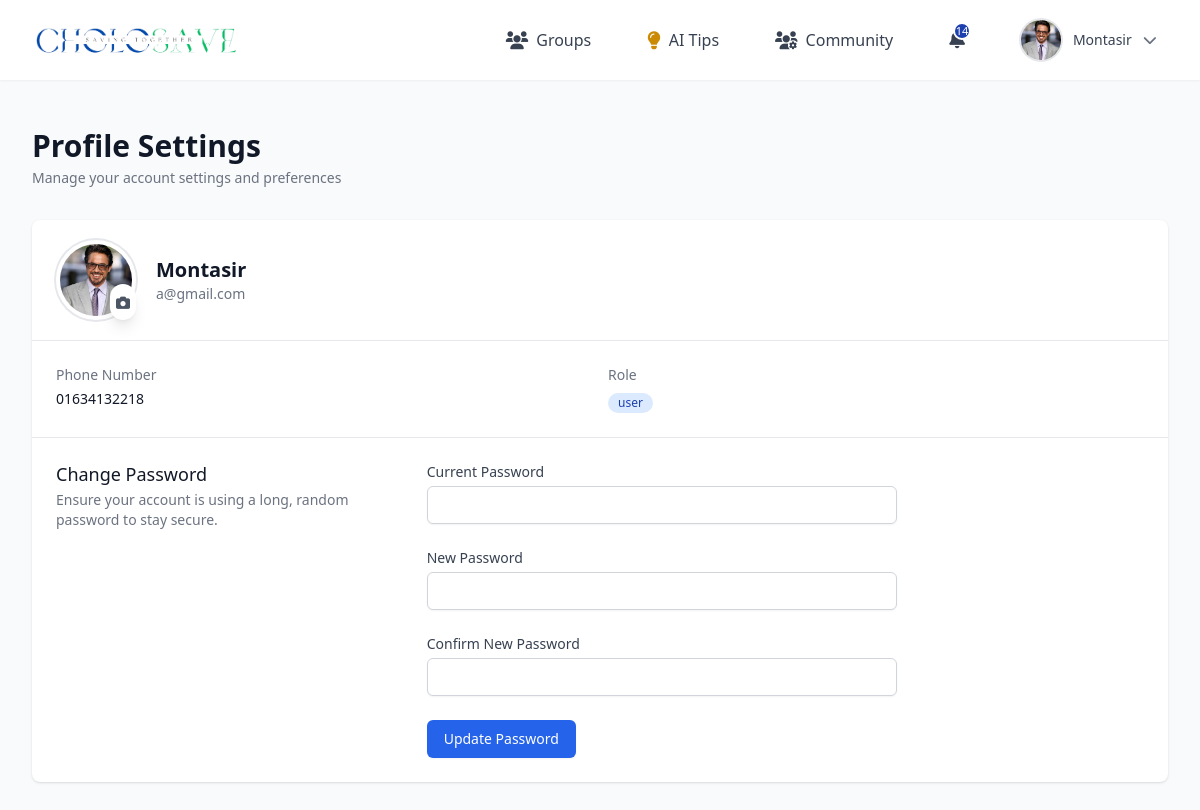
The app's page /profile.php (signed in) with its own data.
### tables this page shows
CREATE TABLE `users` (
  `id` int(11) NOT NULL,
  `name` varchar(255) DEFAULT NULL,
  `email` varchar(255) DEFAULT NULL,
  `phone_number` varchar(255) DEFAULT NULL,
  `password` varchar(255) DEFAULT NULL,
  `role` enum('user','group_admin','admin') DEFAULT 'user',
  `created_at` timestamp NOT NULL DEFAULT current_timestamp(),
  `profile_picture` varchar(255) NOT NULL,
  `otp` varchar(6) DEFAULT NULL,
  `otp_expiry` datetime DEFAULT NULL
);

### profile.php (the view, shortened to what this page needs)
<?php
include 'db.php';
include 'includes/header2.php';
$user_id = $_SESSION['user_id'];
$query = "SELECT id, name, email, role, phone_number, profile_picture FROM users WHERE id = ?";
$stmt = $conn->prepare($query);
$stmt->bind_param("i", $user_id);
$stmt->execute();
$result = $stmt->get_result();
$user = $result->fetch_assoc();
?>
<!DOCTYPE html>
<html lang="en">
<head>
    <script src="https://cdn.tailwindcss.com"></script>
    <link rel="stylesheet" href="https://cdnjs.cloudflare.com/ajax/libs/font-awesome/6.0.0/css/all.min.css">
</head>
<body class="bg-gray-50">
    <div class="min-h-screen py-12 sm:px-6 lg:px-8">
        <div class="max-w-7xl mx-auto">
            <div class="md:flex md:items-center md:justify-between mb-8 px-4 sm:px-0">
                <div class="flex-1 min-w-0">
                    <h2 class="text-2xl font-bold leading-7 text-gray-900 sm:text-3xl sm:truncate">Profile Settings</h2>
                    <p class="mt-1 text-sm text-gray-500">Manage your account settings and preferences</p>
                </div>
            </div>
            <div class="bg-white shadow overflow-hidden sm:rounded-lg">
                <div class="border-b border-gray-200 px-4 py-5 sm:px-6">
                    <div class="flex items-center space-x-5">
                        <div class="relative">
                            <div class="w-20 h-20 rounded-full overflow-hidden bg-gray-100 border-4 border-white ring-2 ring-gray-200">
                                <?php if (!empty($user['profile_picture']) && file_exists('uploads/profile/' . $user['profile_picture'])): ?>
                                    <img src="uploads/profile/<?php echo htmlspecialchars($user['profile_picture']); ?>"
                                         alt="Profile Picture"
                                         class="w-full h-full object-cover">
                                <?php else: ?>
                                    <div class="w-full h-full flex items-center justify-center bg-gray-50">
                                        <i class="fas fa-user text-2xl text-gray-400"></i>
                                    </div>
                                <?php endif; ?>
                            </div>
                            <label for="profile_picture"
                                   class="absolute bottom-0 right-0 bg-white rounded-full p-1.5 shadow-lg cursor-pointer hover:bg-gray-50">
                                <i class="fas fa-camera text-gray-600 text-sm"></i>
                            </label>
                        </div>
                        <div>
                            <h3 class="text-xl font-semibold text-gray-900"><?php echo htmlspecialchars($user['name']); ?></h3>
                            <p class="text-sm text-gray-500"><?php echo htmlspecialchars($user['email']); ?></p>
                        </div>
                    </div>
                </div>
                <div class="px-4 py-5 sm:p-6">
                    <dl class="grid grid-cols-1 gap-x-4 gap-y-6 sm:grid-cols-2">
                        <div class="sm:col-span-1">
                            <dt class="text-sm font-medium text-gray-500">Phone Number</dt>
                            <dd class="mt-1 text-sm text-gray-900"><?php echo htmlspecialchars($user['phone_number']); ?></dd>
                        </div>
                        <div class="sm:col-span-1">
                            <dt class="text-sm font-medium text-gray-500">Role</dt>
                            <dd class="mt-1">
                                <span class="inline-flex items-center px-2.5 py-0.5 rounded-full text-xs font-medium bg-blue-100 text-blue-800">
                                    <?php echo htmlspecialchars($user['role']); ?>
                                </span>
                            </dd>
                        </div>
                    </dl>
                </div>
                <div class="border-t border-gray-200 px-4 py-5 sm:p-6">
                    <div class="md:grid md:grid-cols-3 md:gap-6">
                        <div class="md:col-span-1">
                            <h3 class="text-lg font-medium leading-6 text-gray-900">Change Password</h3>
                            <p class="mt-1 text-sm text-gray-500">Ensure your account is using a long, random password to stay secure.</p>
                        </div>
                        <div class="mt-5 md:mt-0 md:col-span-2">
                            <form method="POST">
                                <div class="grid grid-cols-6 gap-6">
                                    <div class="col-span-6 sm:col-span-4">
                                        <label for="current_password" class="block text-sm font-medium text-gray-700">Current Password</label>
                                        <input type="password"
                                               name="current_password"
                                               id="current_password"
                                               required
                                               class="mt-1 block w-full border border-gray-300 rounded-md shadow-sm py-2 px-3 focus:outline-none focus:ring-blue-500 focus:border-blue-500 sm:text-sm">
                                    </div>
                                    <div class="col-span-6 sm:col-span-4">
                                        <label for="new_password" class="block text-sm font-medium text-gray-700">New Password</label>
                                        <input type="password"
                                               name="new_password"
                                               id="new_password"
                                               required
                                               class="mt-1 block w-full border border-gray-300 rounded-md shadow-sm py-2 px-3 focus:outline-none focus:ring-blue-500 focus:border-blue-500 sm:text-sm">
                                    </div>
                                    <div class="col-span-6 sm:col-span-4">
                                        <label for="confirm_password" class="block text-sm font-medium text-gray-700">Confirm New Password</label>
                                        <input type="password"
                                               name="confirm_password"
                                               id="confirm_password"
                                               required
                                               class="mt-1 block w-full border border-gray-300 rounded-md shadow-sm py-2 px-3 focus:outline-none focus:ring-blue-500 focus:border-blue-500 sm:text-sm">
                                    </div>
                                </div>
                                <div class="mt-6">
                                    <button type="submit"
                                            class="inline-flex justify-center py-2 px-4 border border-transparent shadow-sm text-sm font-medium rounded-md text-white bg-blue-600 hover:bg-blue-700 focus:outline-none focus:ring-2 focus:ring-offset-2 focus:ring-blue-500">
                                        Update Password
                                    </button>
                                </div>
                            </form>
                        </div>
                    </div>
                </div>
            </div>
        </div>
    </div>
</body>
</html>
<?php include 'includes/new_footer.php'; ?>

### includes/header2.php (shortened to what this page needs)
<?php
include 'db.php';
$user_id = $_SESSION['user_id'];
$sql = "SELECT COUNT(*) as count FROM notifications WHERE target_user_id = ? AND status = 'unread'";
$stmt = $conn->prepare($sql);
$stmt->bind_param("i", $user_id);
$stmt->execute();
$result = $stmt->get_result();
$row = $result->fetch_assoc();
$notificationCount = $row['count'];
$user_name = '';
$profile_picture = '';
$sql_user = "SELECT name, email, profile_picture FROM users WHERE id = ?";
$stmt = $conn->prepare($sql_user);
$stmt->bind_param("i", $user_id);
$stmt->execute();
$result_user = $stmt->get_result();
if ($result_user) {
    $user_data = $result_user->fetch_assoc();
    $user_name = $user_data['name'];
    $profile_picture = $user_data['profile_picture'];
}
?>
<!DOCTYPE html>
<html lang="en">
<head>
    <script src="https://cdn.tailwindcss.com"></script>
    <link rel="stylesheet" href="https://cdnjs.cloudflare.com/ajax/libs/font-awesome/6.0.0-beta3/css/all.min.css">
</head>
<body class="bg-gray-50">
    <header class="bg-white shadow-sm">
        <div class="max-w-7xl mx-auto px-4 sm:px-6 lg:px-8">
            <div class="flex items-center justify-between h-20">
                <div class="logo flex items-center space-x-4">
                    <a href="/CholoSave-CS/user_landing_page.php" class="flex items-center">
                        <img src="/CholoSave-CS/includes/project_logo1.png" alt="CholoSave Logo" class="logo-image">
                    </a>
                </div>
                <div class="hidden md:flex items-center space-x-8">
                    <div class="relative group">
                        <button
                            class="nav-item flex items-center space-x-2 px-3 py-2 text-gray-700 hover:text-gray-900">
                            <i class="fas fa-users text-lg"></i>
                            <span class="font-medium">Groups</span>
                        </button>
                    </div>
                    <div class="relative group">
                        <a href="/CholoSave-CS/ai_tips/ai_tips.php">
                            <button
                                class="nav-item flex items-center space-x-2 px-3 py-2 text-gray-700 hover:text-gray-900">
                                <i class="fas fa-lightbulb text-lg text-yellow-600 animate-pulse"></i>
                                <span class="font-medium">AI Tips</span>
                            </button>
                        </a>
                    </div>
                    <div class="relative group">
                        <button
                            class="nav-item flex items-center space-x-2 px-3 py-2 text-gray-700 hover:text-gray-900">
                            <i class="fas fa-users-cog text-lg"></i>
                            <span class="font-medium">Community</span>
                        </button>
                    </div>
                    <div class="relative">
                        <a href="/CholoSave-CS/notification.php"
                            class="nav-item flex items-center space-x-2 px-3 py-2 text-gray-700 hover:text-gray-900">
                            <div class="relative">
                                <?php if ($notificationCount > 0): ?>
                                    <span class="notification-badge"><?php echo $notificationCount; ?></span>
                                <?php endif; ?>
                            </div>
                        </a>
                    </div>
                    <div class="relative group">
                        <button
                            class="flex items-center space-x-3 px-3 py-2 rounded-full hover:bg-gray-100 transition-colors duration-200">
                            <div class="relative w-10 h-10 rounded-full overflow-hidden ring-2 ring-gray-200">
                                <?php if (!empty($profile_picture) && file_exists('uploads/profile/' . $profile_picture)): ?>
                                    <img src="uploads/profile/<?php echo htmlspecialchars($profile_picture); ?>"
                                        alt="Profile" class="w-full h-full object-cover">
                                <?php else: ?>
                                    <div class="w-full h-full bg-gray-200 flex items-center justify-center">
                                        <i class="fas fa-user text-gray-400"></i>
                                    </div>
                                <?php endif; ?>
                            </div>
                            <span
                                class="text-sm font-medium text-gray-700"><?php echo htmlspecialchars($user_name); ?></span>
                            <i class="fas fa-chevron-down text-sm text-gray-500"></i>
                        </button>
                    </div>
                </div>
            </div>
    </header>
</body>
</html>

### includes/header2.php (style rules this page uses)
body { font-family: 'Poppins', sans-serif; }
.nav-item { transition: all 0.3s ease; position: relative; }
.nav-item::after { content: ''; position: absolute; width: 0; height: 2px; bottom: -4px; left: 0; background-color: #1E40AF; transition: width 0.3s ease; }
.logo a { font-size: 1.8rem; font-weight: 700; background: linear-gradient(135deg, #003366 0%, #004080 100%); -webkit-background-clip: text; -webkit-text-fill-color: transparent; text-decoration: none; }
.notification-badge { position: absolute; top: -6px; right: -6px; background: #1E40AF; border-radius: 50%; width: 18px; height: 18px; font-size: 11px; display: flex; align-items: center; justify-content: center; color: white; border: 2px solid white; }
.animate-pulse { animation: pulse 1s infinite; }
.logo-image { max-height: 3rem; width: auto; object-fit: contain; }

### includes/new_footer.php (style rules this page uses)
html, body { height: 100%; margin: 0; padding: 0; font-family: system-ui, -apple-system, BlinkMacSystemFont, 'Segoe UI', Roboto, Oxygen, Ubuntu, Cantarell, sans-serif; }

### records on screen
users: profile_picture (picture), name "Montasir", email "a@gmail.com", phone_number "01634132218", role "user"

### other values on screen
$notificationCount "14"
